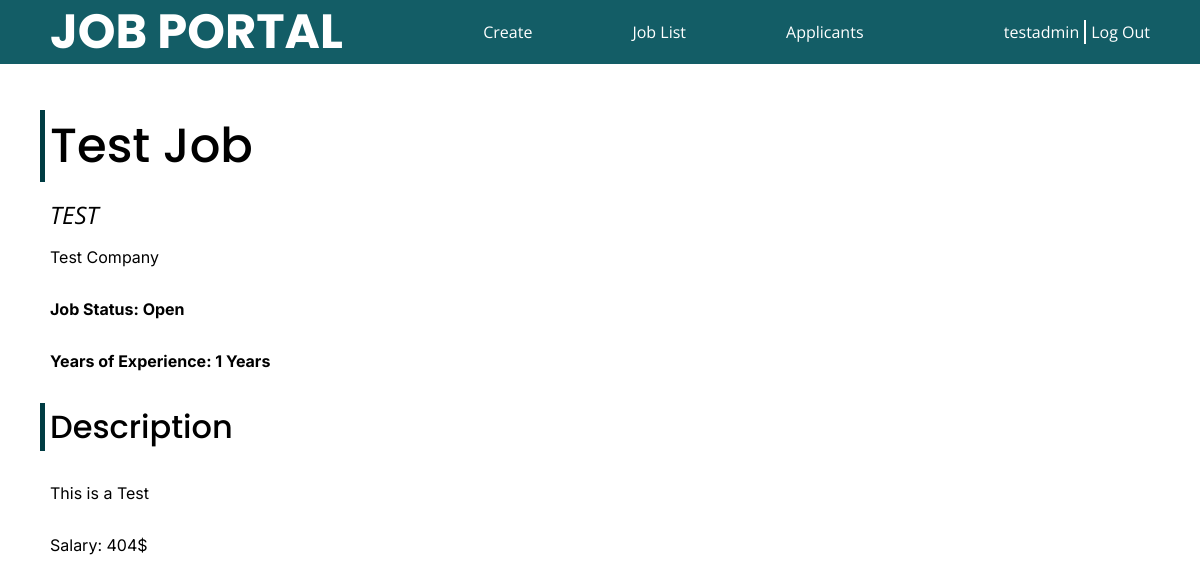
Screenshot of /jobs/details/TEST/ (signed in) with the database file from the repository.
### accounts/models.py (models this page shows)
class Account(AbstractUser):
    ACCOUNT_TYPES = (
        (0, 'user'),
        (1, 'coadmin'),
    )
    username = models.CharField(max_length=255, primary_key=True)
    password = models.CharField(max_length=255)
    account_type = models.IntegerField(choices=ACCOUNT_TYPES, default=0)
    email = models.EmailField()
    company = models.CharField(max_length=255, null=True, default=None, blank=True)

### jobs/models.py (models this page shows)
class Job(models.Model):
    id = models.CharField(max_length=5, primary_key=True)
    name = models.CharField(max_length=255)
    status = models.BooleanField(default=False)
    xp = models.PositiveIntegerField(default=0)
    des = models.TextField()
    salary = models.PositiveIntegerField(default=0)
    admin = models.CharField(max_length=255)
    company = models.CharField(max_length=255)

### jobs/views.py (the view)
# urls.py: path('jobs/details/<str:id>/', views.details, name='details'),
@login_required(login_url='/login/')
def details(request, id):
    try:
        jobobject = Job.objects.get(id=id)
    except Job.DoesNotExist:
        raise Http404("Job does not exist")
    template = loader.get_template('details.html')
    user = request.user
    prameters = {
        'job': jobobject,
        'username': user.username,
        'type': user.account_type,
        'company': user.company
    }
    print(jobobject.company,user.company)
    return HttpResponse(template.render(prameters, request))

### jobs/templates/details.html (shortened to what this page needs)
<!DOCTYPE html>
<html lang="en">
<head>
        {% load static %}
        <link rel="stylesheet" href="{% static 'css/root.css' %}" />
        <link rel="stylesheet" href="{% static 'css/details.css' %}">
</head>
<body>
    {% if type %}
    <nav>
        <h2>JOB PORTAL</h2>
        <ul class="quick-links">
            <li><a href="/jobs/add/">Create</a></li>
            <li><a href="list_jobs.html">Job List</a></li>
            <li><a href="applicants.html">Applicants</a></li>
        </ul>
        <div class="user">
            <a href="/home/" id="username">{{username}}</a>
            <div class="split"></div>
            <a href="/logout/" id='logout'>Log Out</a>
        </div>
    </nav>
    {% endif %}
    <div class="container">
        <div class="inner-container">
            <div class="job">
                <h2 id="name">{{ job.name }}</h2>
                <span id="id">{{ job.id }}</span>
                <p id="company">{{ job.company }}</p>
                {% if job.status %}
                <p class="important" id="status">Job Status: Open </p>
                {% else %}
                <p class="important" id="status">Job Status: Closed </p>
                {% endif %}
                <p class="important" id="xp">Years of Experience: {{ job.xp }} Years</p>
                <h3>Description</h3>
                <p id="description">{{ job.des }}</p>
                <p id="salary">Salary: {{ job.salary }}$</p>
            </div>
        </div>
    </div>
</body>
</html>

### static/css/root.css (style rules this page uses)
:root { --main-color-dark: #003C43; --main-color-normal: #135d66; --main-color-light: #77b0aa; --main-color-vlight: #e3fef7; --main-color-alpha: #00000088; --border-radius-s: 8px; --border-radius-m: 12px; --border-radius-l: 16px; --border-radius-f: 2rem; --font-poppins: 'Poppins'; --font-inter: 'Inter'; --font-roboto: 'Roboto'; --font-open-sans: 'Open Sans'; --text-color-b: #000; --text-color-w: #fff; --text-color-g: #888; }
body { margin: 0; }
nav { position: fixed; display: flex; justify-content: space-between; top: 0; left: 0; right: 0; height: 64px; padding-inline: 50px; background-color: var(--main-color-normal); color: var(--text-color-w); z-index: 999; }
nav h2 { font-family: var(--font-poppins); font-weight: bold; margin: 0; padding: 0; height: 100%; font-size: 48px; display: flex; align-items: center; justify-content: center; }
nav .user { display: flex; gap: 5px; font-family: var(--font-open-sans); height: 100%; align-items: center; }
nav .user .split { background-color: var(--text-color-w); width: 2px; height: 24px; }
nav .quick-links { padding: 0; display: flex; gap: 100px; justify-content: center; align-items: center; }
nav .quick-links li { list-style: none; font-family: var(--font-open-sans); }
nav .quick-links li a { position: relative; }
nav .quick-links li a::after { content: ''; position: absolute; width: 0%; height: 1px; bottom: -5px; left: 0; background-color: var(--text-color-w); transition: all 250ms ease-in-out; }
a, button { color: inherit; font-family: inherit; text-decoration: none; }

### static/css/details.css (style rules this page uses)
.container { margin-top: calc(64px); padding-inline: 50px; }
.container h2 { font-size: 48px; font-family: var(--font-poppins); font-weight: 500; margin-block: 16px; position: relative; }
.container h3 { font-size: 32px; font-family: var(--font-poppins); font-weight: 500; margin-block: 16px; position: relative; }
.container h2::before, .container h3::before { content: ''; width: 5px; height: 100%; position: absolute; left: -10px; top: 0; background-color: var(--main-color-dark); }
.container .inner-container { display: flex; justify-content: space-between; padding-block: 30px; }
.container .inner-container .job { display: flex; width: 45%; flex-direction: column; justify-content: center; }
.container .inner-container .job p { font-family: var(--font-inter); }
.important { font-weight: 700; }
.container .inner-container .job span { display: block; font-family: var(--font-open-sans); font-style: italic; font-size: 24px; }

### rows the page displays
Account: username "testadmin"
Job: name "Test Job", id "TEST", company "Test Company", xp "1", des "This is a Test", salary "404"
